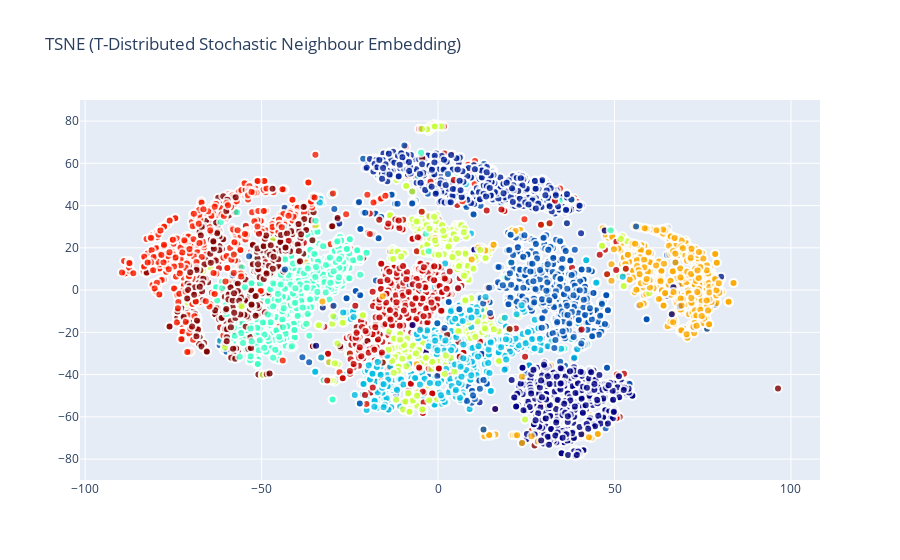

The notebook cell saved with this chart:
### Code cell
traceTSNE = go.Scatter(x = tsne_results[:,0],y = tsne_results[:,1],mode = 'markers',text = Target,
    showlegend = True,marker = dict(size = 8,color = Target,colorscale ='Jet',showscale = False,
        line = dict(width = 2,color = 'rgb(255, 255, 255)'),opacity = 0.8))

data = [traceTSNE]

layout = dict(title = 'TSNE (T-Distributed Stochastic Neighbour Embedding)',hovermode= 'closest',
              yaxis = dict(zeroline = False),xaxis = dict(zeroline = False),showlegend= False)

fig = dict(data=data, layout=layout)
py.iplot(fig, filename='styled-scatter')

### Figure 1 — Plotly figure (JSON) as saved in the notebook; plotly's stock layout.template omitted (floating-point values rounded to 4 significant figures; data arrays with more than 128 entries replaced by an {"elided": "..."} marker saying what was removed)
{"data": [{"marker": {"color": {"elided": "6000 int values"}, "colorscale": [[0, "rgb(0,0,131)"], [0.2, "rgb(0,60,170)"], [0.4, "rgb(5,255,255)"], [0.6, "rgb(255,255,0)"], [0.8, "rgb(250,0,0)"], [1, "rgb(128,0,0)"]], "line": {"color": "rgb(255, 255, 255)", "width": 2}, "opacity": 0.8, "showscale": false, "size": 8}, "mode": "markers", "showlegend": true, "text": {"elided": "6000 int values"}, "type": "scatter", "x": {"elided": "6000 float values"}, "y": {"elided": "6000 float values"}}], "layout": {"hovermode": "closest", "showlegend": false, "title": {"text": "TSNE (T-Distributed Stochastic Neighbour Embedding)"}, "xaxis": {"zeroline": false}, "yaxis": {"zeroline": false}}}
